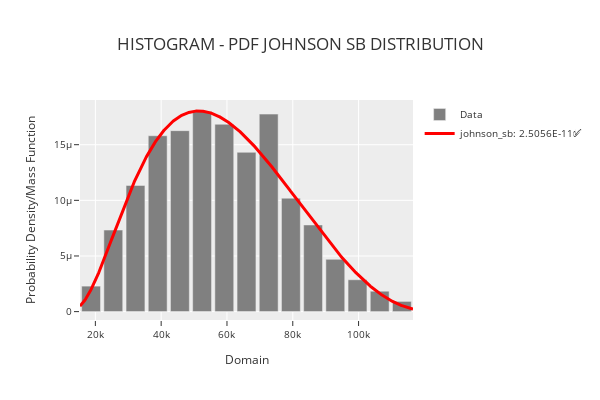

The cell this chart's notebook holds for it:
### Code cell
phi.plot_distribution("johnson_sb")

### Figure 1 — Plotly figure (JSON) as saved in the notebook; plotly's stock layout.template omitted (floating-point values rounded to 4 significant figures; data arrays with more than 128 entries replaced by an {"elided": "..."} marker saying what was removed)
{"data": [{"marker": {"color": "rgba(128,128,128,1)"}, "name": "Data", "showlegend": true, "type": "bar", "x": [18700.0, 25450.0, 32200.0, 38950.0, 45690.0, 52440.0, 59190.0, 65940.0, 72680.0, 79430.0, 86180.0, 92930.0, 99680.0, 106400.0, 113200.0], "y": [2.291e-06, 7.33e-06, 1.134e-05, 1.58e-05, 1.626e-05, 1.798e-05, 1.684e-05, 1.432e-05, 1.775e-05, 1.019e-05, 7.788e-06, 4.696e-06, 2.863e-06, 1.832e-06, 9.162e-07]}, {"line": {"color": "rgba(255,0,0,1)", "width": 3}, "mode": "lines", "name": "johnson_sb: 2.5056E-11✅", "type": "scatter", "x": {"elided": "1000 float values"}, "y": {"elided": "1000 float values"}}], "layout": {"bargap": 0.15, "height": 400, "legend": {"font": {"size": 10}, "orientation": "v", "title": {"font": {"size": 10}}, "xanchor": "left", "y": 1, "yanchor": "auto"}, "title": {"text": "HISTOGRAM - PDF JOHNSON SB DISTRIBUTION"}, "width": 600, "xaxis": {"tickfont": {"size": 10}, "title": {"font": {"size": 12}, "text": "Domain"}}, "yaxis": {"tickfont": {"size": 10}, "title": {"font": {"size": 12}, "text": "Probability Density/Mass Function"}}}}
